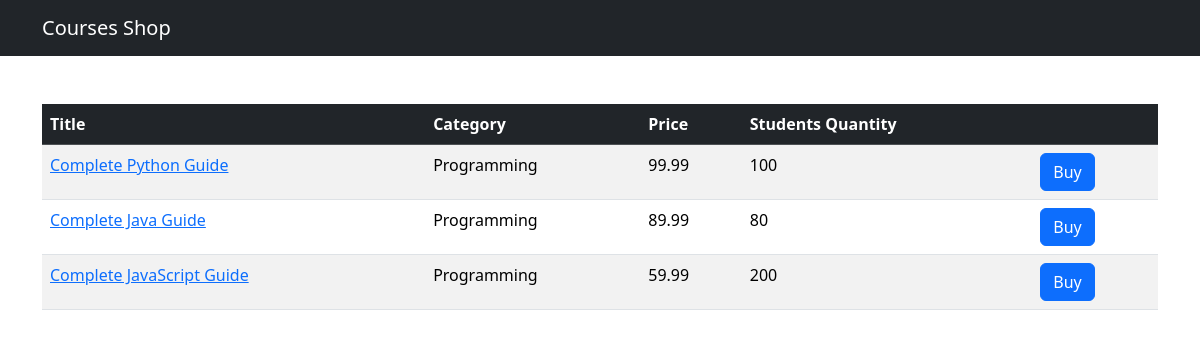
The page /shop/ on the database as committed earlier.
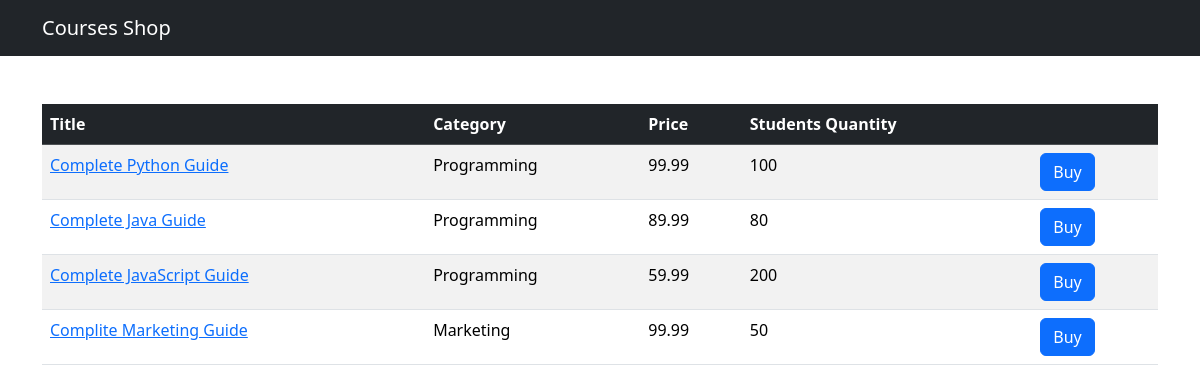
The same page on the database as committed later.
### shop/models.py (models this page shows, shortened)
class Course(models.Model):
    title = models.CharField(max_length=300)
    price = models.FloatField()
    students_qty = models.IntegerField()
    reviews_qty = models.IntegerField()
    category = models.ForeignKey(Category, on_delete=models.CASCADE)
    created_at = models.DateTimeField(default=timezone.now)

class Category(models.Model):
    title = models.CharField(max_length=255)
    created_at = models.DateTimeField(default=timezone.now)
    def __str__(self):
        return self.title

### shop/views.py (the view)
# urls.py: path('', views.index, name='index'),
def index(request):
    courses = Course.objects.all()
    return render(request, 'shop/courses.html', {'courses': courses})

### templates/shop/courses.html (shortened to what this page needs)
{% extends 'base.html' %}
{% block content %}
<table class="table mt-5 tab le-boarded table-striped table-hover">
    <thead class="table-dark">
        <tr>
            <th>Title</th>
            <th>Category</th>
            <th>Price</th>
            <th>Students Quantity</th>
            <th></th>
        </tr>
    </thead>
    <tbody>
        {% for course in courses %}
        <tr>
            <td>
                <a href={% url "shop:single_course" course.id %}>{{ course.title }}</a>
            </td>
            <td>{{ course.category }}</td>
            <td>{{ course.price }}</td>
            <td>{{  course.students_qty }}</td>
            <td><button class="btn btn-primary">Buy</button></td>
        </tr>
        {% endfor %}
    </tbody>
</table>
{% endblock %}

Rows that differ between the two databases and show on the page:
added Course: title "Complite Marketing Guide", category "Marketing", price "99.99", students_qty "50"
